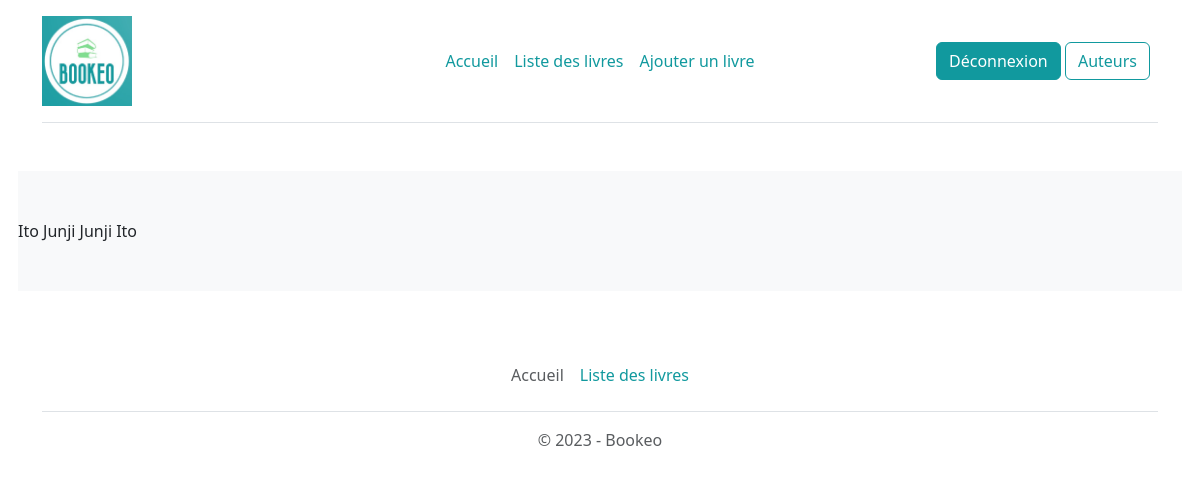
The page /index.php?controller=author&action=show&id=4 (signed in) on the database its author committed.
### tables this page shows
CREATE TABLE IF NOT EXISTS `author` (
  `id` int UNSIGNED NOT NULL AUTO_INCREMENT,
  `last_name` varchar(255) NOT NULL,
  `first_name` varchar(255) DEFAULT NULL,
  `nickname` varchar(255) NOT NULL,
  PRIMARY KEY (`id`)
);

### index.php (called while the page is built, shortened)
<?php
$controller = new Controller();
$controller->route();
?>

### App/Repository/Repository.php (called while the page is built, shortened)
<?php
class Repository
{
    public function __construct()
    {
        $mysql = Mysql::getInstance();
        $this->pdo = $mysql->getPDO();
    }
}

### db_config.php (called while the page is built)
<?php
    return [
        'db_name' => 'projet2',
        'db_user' => 'root',
        'db_password' => '',
        'db_port' => '3306',
        'db_host' => 'localhost'
    ];

### App/Db/Mysql.php (called while the page is built, shortened)
<?php
class Mysql
{
    private $db_name;
    private $db_user;
    private $db_password;
    private $db_port;
    private $db_host;
    private $pdo = null;
    private static $_instance = null;
    private function __construct()
    {
        $conf = require_once _ROOTPATH_.'/db_config.php';
        if (isset($conf['db_name'])) {
            $this->db_name = $conf['db_name'];
        }
        if (isset($conf['db_user'])) {
            $this->db_user = $conf['db_user'];
        }
        if (isset($conf['db_password'])) {
            $this->db_password = $conf['db_password'];
        }
        if (isset($conf['db_port'])) {
            $this->db_port = $conf['db_port'];
        }
        if (isset($conf['db_host'])) {
            $this->db_host = $conf['db_host'];
        }
    }
    public static function getInstance():self
    {
        if (is_null(self::$_instance)) {
            self::$_instance = new Mysql();
        }
        return self::$_instance;
    }
    public function getPDO():\PDO
    {
        if (is_null($this->pdo)) {
            $this->pdo = new \PDO('mysql:dbname=' . $this->db_name . ';charset=utf8;host=' . $this->db_host.':'.$this->db_port, $this->db_user, $this->db_password);
        }
        return $this->pdo;
    }
}

### App/Repository/AuthorRepository.php (called while the page is built, shortened)
<?php
class AuthorRepository extends Repository
{
    public function findOneById(int $id): Author|bool
    {
        $query = $this->pdo->prepare('SELECT * FROM author WHERE id = :id');
        $query->bindValue(':id', $id, $this->pdo::PARAM_INT);
        $query->execute();
        $author = $query->fetch($this->pdo::FETCH_ASSOC);
        if ($author) {
            return Author::createAndHydrate($author);
        } else {
            return false;
        }
    }
}

### App/Entity/Author.php (called while the page is built, shortened)
<?php
class Author extends Entity
{
    protected ?string $last_name = '';
    protected ?string $first_name = '';
    protected ?string $nickname = '';
    public function getLastName(): ?string
    {
        return $this->last_name;
    }
    public function setLastName(?string $last_name): self
    {
        $this->last_name = $last_name;
        return $this;
    }
    public function getFirstName(): ?string
    {
        return $this->first_name;
    }
    public function setFirstName(?string $first_name): self
    {
        $this->first_name = $first_name;
        return $this;
    }
    public function setNickname(?string $nickname): self
    {
        $this->nickname = $nickname;
        return $this;
    }
    public function getDisplayName(): ?string
    {
        if ($this->nickname) {
            return $this->nickname;
        } else {
            return $this->first_name." ".$this->last_name;
        }
    }
}

### templates/author/show.php (the view, shortened to what this page needs)
<?php
require_once _TEMPLATEPATH_ . '\header.php';
?>
<div class="row align-items-start g-5 py-5 my-5 bg-body-tertiary">
    <?php echo $author->getLastName()?>
    <?php echo $author->getFirstName()?>
    <?php echo $author->getDisplayName()?>
</div>
<?php require_once _TEMPLATEPATH_ . '\footer.php'; ?>

### assets/css/custom.css (style rules this page uses)
* { margin: 0; padding: 0; }

### rows shown on the page
author: last_name "Ito", first_name "Junji", $author->getDisplayName() "Junji Ito"
